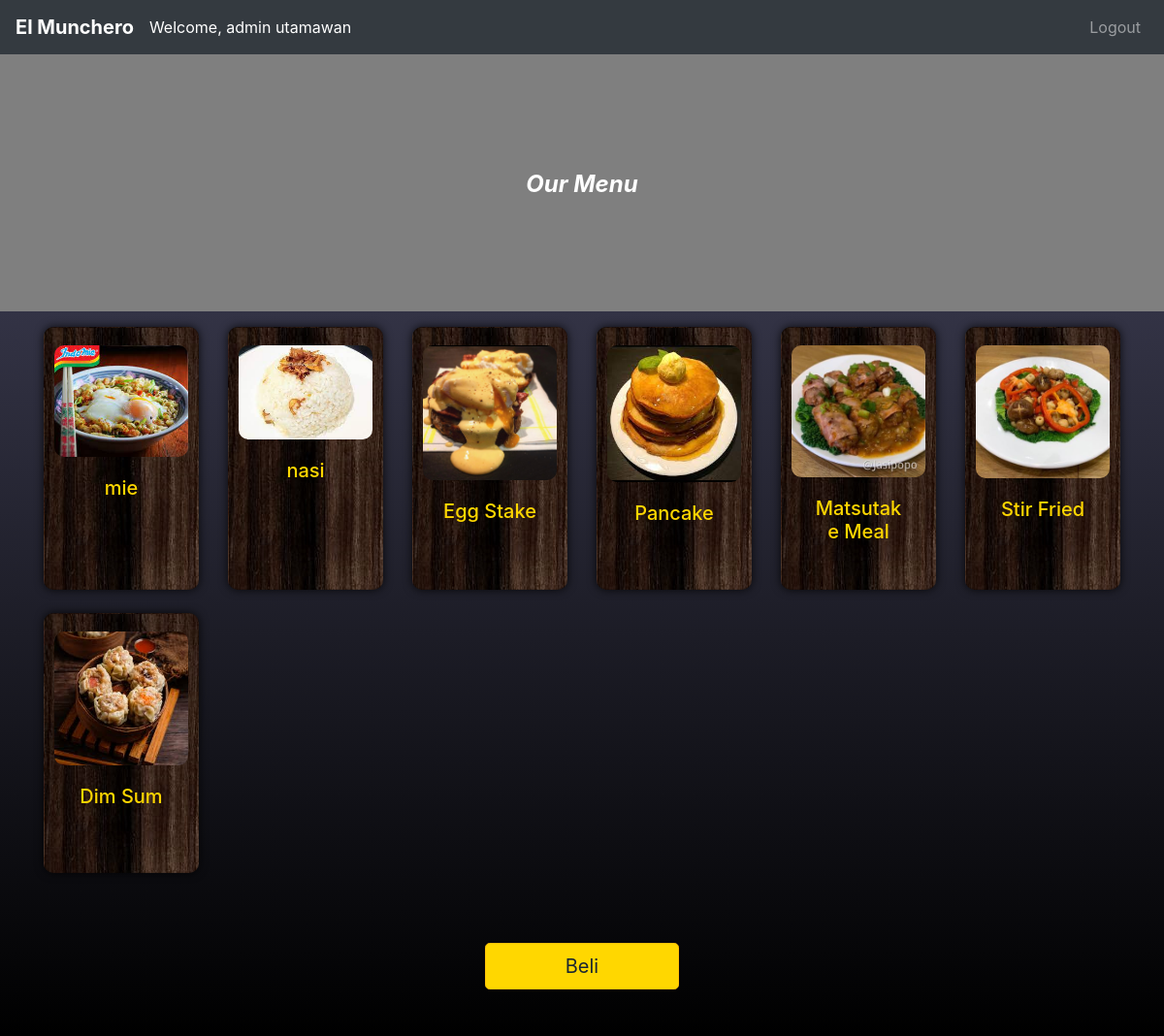
The page /user.php (signed in) on the database its author committed.
### tables this page shows
CREATE TABLE `menu` (
  `id` int(11) NOT NULL,
  `name` varchar(100) DEFAULT NULL,
  `price` decimal(10,2) DEFAULT NULL,
  `description` text DEFAULT NULL,
  `image_path` varchar(255) DEFAULT NULL
);

### user.php (the view, shortened to what this page needs)
<?php
include 'db2.php';
$sql = "SELECT * FROM menu";
$result = $conn->query($sql);
$menus = [];
if ($result->num_rows > 0) {
    while ($row = $result->fetch_assoc()) {
        $menus[] = $row;
    }
}
?>
<!DOCTYPE html>
<html lang="en">
<head>
    <link href="https://cdn.jsdelivr.net/npm/bootstrap@5.3.0/dist/css/bootstrap.min.css" rel="stylesheet">
    <link href="https://cdn.jsdelivr.net/npm/aos@2.3.4/dist/aos.css" rel="stylesheet">
    <link rel="stylesheet" href="https://stackpath.bootstrapcdn.com/bootstrap/4.5.2/css/bootstrap.min.css">
</head>
<body>
<nav class="navbar navbar-expand-lg navbar-dark bg-dark">
    <a class="navbar-brand" href="user.php">El Munchero</a>
    <div class="collapse navbar-collapse" id="navbarNav">
        <div class="your_name">
            <span class="text-center name">Welcome, <?php echo $_SESSION['first_name'] . ' ' . $_SESSION['last_name']; ?></span>
        </div>
        <ul class="navbar-nav ml-auto">
            <li class="nav-item">
                <a class="nav-link" href="logout.php">Logout</a>
            </li>
        </ul>
    </div>
</nav>
<div class="container">
    <h3 class="text-center headuh">Our Menu</h3>
</div>
<div class="white-thingy">
    <div class="container mt-3">
        <div class="row">
            <?php foreach ($menus as $menu): ?>
            <div class="col-md-2 mb-4" data-aos="fade-up">
                <div class="card h-100">
                    <img src="<?php echo $menu['image_path']; ?>" class="card-img-top mx-auto mt-2"
                        alt="<?php echo $menu['name']; ?>">
                    <div class="card-body">
                        <h5 class="card-title text-center" style="color: #FFD700;"><?php echo $menu['name']; ?></h5>
                    </div>
                </div>
            </div>
            <?php endforeach; ?>
        </div>
        <div class="mt-5 mb-5 col-12 text-center">
        <button class="btn btn-warning btn-lg" onclick="submitOrder()" style="width: 200px; margin: 0 auto;">Beli</button>
        </div>
    </div>
</div>
</body>
</html>

### user.php (style rules this page uses)
body { background-image: url("img/le_menu.png"); background-color: rgba(0, 0, 0, 0.5); background-blend-mode: darken; background-size: cover; background-repeat: no-repeat; background-attachment: fixed; }
.card-img-top { max-width: 100%; height: auto; width: auto; max-height: 100%; text-align: center; border-radius: 10px; }
.navbar-brand { text-shadow: rgba(0, 0, 0, 0); font-weight: bold; color: #FFD700; transition: 0.3s; }
.btn { background-color: #FFD700; color: #1B2631; }
.card-title { color: #FFD700; height: 3rem; overflow: hidden; text-shadow: rgba(0, 0, 0, 0.7); }
.headuh { padding-top: 10vw; color: white; padding-bottom: 9vw; font-weight: bold; font-size: 2vw; font-style: italic; z-index: 2; }
.white-thingy { display: flex; background-color: white; justify-content: center; align-items: center; flex-direction: column; flex-grow: 1; background: linear-gradient(to bottom, #333345, #000000); }
.card { padding: 10px; background-image: url("img/woods.jpg"); border-radius: 10px; box-shadow: 0px 0px 10px rgba(0, 0, 0, 0.8); }
.your_name { justify-content: center; }
.name { color: white; }
.card-title { color: #FFD700; height: 3rem; }
.card-body { margin-bottom: 0px; }
.btn.btn-warning { transition: 0.3s; }

### rows shown on the page
menu: image_path (picture), name "mie"
menu: image_path+name (picture), name "nasi"
menu: image_path+name (picture), name "Egg Stake"
menu: image_path (picture), name "Pancake"
menu: image_path (picture), name "Matsutake Meal…"
menu: image_path+name (picture), name "Stir Fried"
menu: image_path+name (picture), name "Dim Sum"

### other values the page prints
$_SESSION['first_name'] "admin"
$_SESSION['last_name'] "utamawan"
